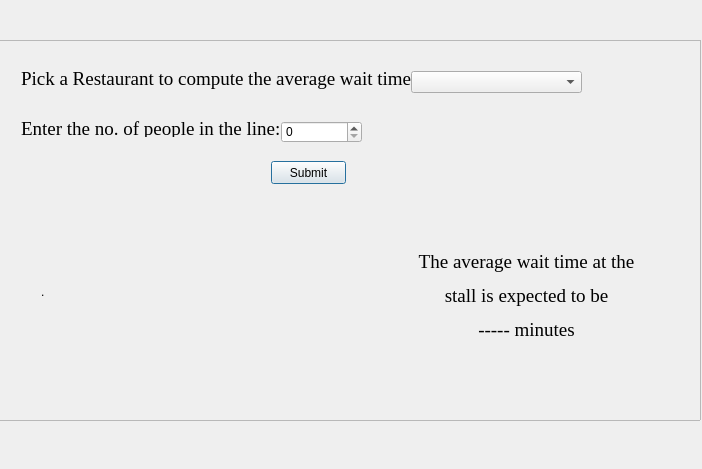
<?xml version="1.0" encoding="UTF-8"?>
<ui version="4.0">
 <class>Dialog</class>
 <widget class="QDialog" name="Dialog">
  <property name="geometry">
   <rect>
    <x>0</x>
    <y>0</y>
    <width>702</width>
    <height>469</height>
   </rect>
  </property>
  <property name="windowTitle">
   <string>Dialog</string>
  </property>
  <widget class="QLabel" name="BG">
   <property name="geometry">
    <rect>
     <x>0</x>
     <y>0</y>
     <width>711</width>
     <height>481</height>
    </rect>
   </property>
   <property name="text">
    <string/>
   </property>
   <property name="pixmap">
    <pixmap>../food_bg.jpg</pixmap>
   </property>
   <property name="scaledContents">
    <bool>true</bool>
   </property>
  </widget>
  <widget class="QScrollArea" name="scrollArea">
   <property name="geometry">
    <rect>
     <x>-10</x>
     <y>40</y>
     <width>711</width>
     <height>381</height>
    </rect>
   </property>
   <property name="widgetResizable">
    <bool>true</bool>
   </property>
   <widget class="QWidget" name="scrollAreaWidgetContents">
    <property name="geometry">
     <rect>
      <x>0</x>
      <y>0</y>
      <width>709</width>
      <height>379</height>
     </rect>
    </property>
    <widget class="QLabel" name="Heading">
     <property name="geometry">
      <rect>
       <x>30</x>
       <y>22</y>
       <width>451</width>
       <height>31</height>
      </rect>
     </property>
     <property name="font">
      <font>
       <family>Times New Roman</family>
       <pointsize>14</pointsize>
      </font>
     </property>
     <property name="text">
      <string>Pick a Restaurant to compute the average wait time:</string>
     </property>
    </widget>
    <widget class="QComboBox" name="DropDown">
     <property name="geometry">
      <rect>
       <x>420</x>
       <y>30</y>
       <width>171</width>
       <height>22</height>
      </rect>
     </property>
     <item>
      <property name="text">
       <string/>
      </property>
     </item>
     <item>
      <property name="text">
       <string>McDonalds</string>
      </property>
     </item>
     <item>
      <property name="text">
       <string>Italian Stall</string>
      </property>
     </item>
     <item>
      <property name="text">
       <string>Indian Stall</string>
      </property>
     </item>
     <item>
      <property name="text">
       <string>Malay Stall</string>
      </property>
     </item>
     <item>
      <property name="text">
       <string>Chinese Stall</string>
      </property>
     </item>
    </widget>
    <widget class="QPushButton" name="Submit">
     <property name="geometry">
      <rect>
       <x>280</x>
       <y>120</y>
       <width>75</width>
       <height>23</height>
      </rect>
     </property>
     <property name="text">
      <string>Submit</string>
     </property>
    </widget>
    <widget class="QLabel" name="Logo">
     <property name="geometry">
      <rect>
       <x>50</x>
       <y>160</y>
       <width>281</width>
       <height>181</height>
      </rect>
     </property>
     <property name="text">
      <string>.</string>
     </property>
     <property name="scaledContents">
      <bool>true</bool>
     </property>
    </widget>
    <widget class="QLabel" name="NoofPeople">
     <property name="geometry">
      <rect>
       <x>30</x>
       <y>80</y>
       <width>301</width>
       <height>16</height>
      </rect>
     </property>
     <property name="font">
      <font>
       <family>Times New Roman</family>
       <pointsize>14</pointsize>
      </font>
     </property>
     <property name="text">
      <string>Enter the no. of people in the line: </string>
     </property>
    </widget>
    <widget class="QSpinBox" name="Number">
     <property name="geometry">
      <rect>
       <x>290</x>
       <y>80</y>
       <width>81</width>
       <height>22</height>
      </rect>
     </property>
    </widget>
    <widget class="QLabel" name="label">
     <property name="geometry">
      <rect>
       <x>390</x>
       <y>170</y>
       <width>291</width>
       <height>171</height>
      </rect>
     </property>
     <property name="font">
      <font>
       <family>Times New Roman</family>
       <pointsize>14</pointsize>
       <weight>50</weight>
       <bold>false</bold>
      </font>
     </property>
     <property name="text">
      <string>&lt;html&gt;&lt;head/&gt;&lt;body&gt;&lt;p align=&quot;center&quot;&gt;The average wait time at the&lt;/p&gt;&lt;p align=&quot;center&quot;&gt;stall is expected to be&lt;/p&gt;&lt;p align=&quot;center&quot;&gt;----- minutes&lt;/p&gt;&lt;/body&gt;&lt;/html&gt;</string>
     </property>
     <property name="scaledContents">
      <bool>true</bool>
     </property>
    </widget>
   </widget>
  </widget>
 </widget>
 <resources/>
 <connections/>
</ui>
